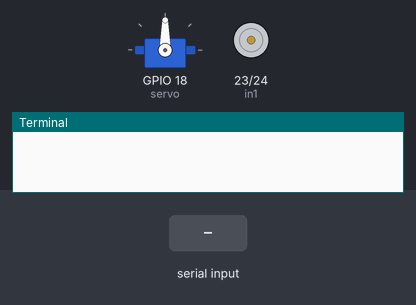
Simulated run of this program. Board: Raspberry Pi (BCM pin numbers). On the bench: servo, motor-driver pin pairs drawn as motors (green arrow = first pin HIGH = forward, orange = second pin HIGH = backward, longer = more drive, scaled by the enable pin), the last lines printed to the terminal. Inputs (shaded band) come from the test bench. Servo angles are drawn from the pulse width (0.5 ms = 0°, 2.5 ms = 180°).

Above: at 1.2 s.
1.3 s: "run" typed at the terminal, then Enter
At 1.9 s:
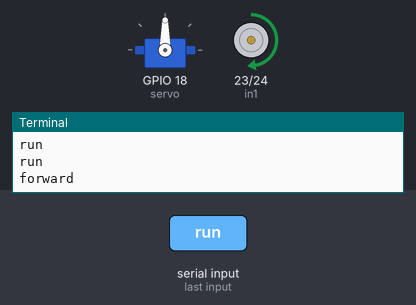
2.8 s: "b" typed at the terminal, then Enter
At 4.0 s:
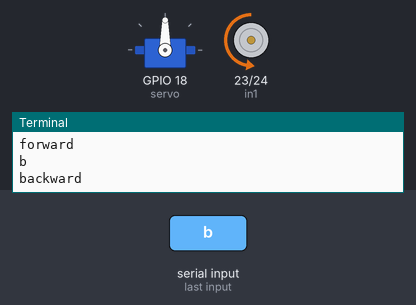
4.3 s: "l" typed at the terminal, then Enter
At 5.3 s:
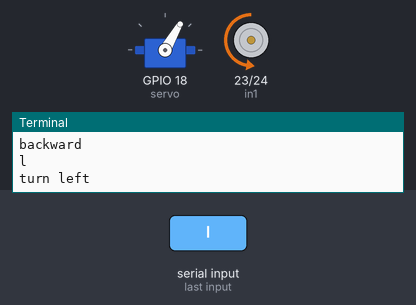
5.8 s: "s" typed at the terminal, then Enter
At 6.5 s:
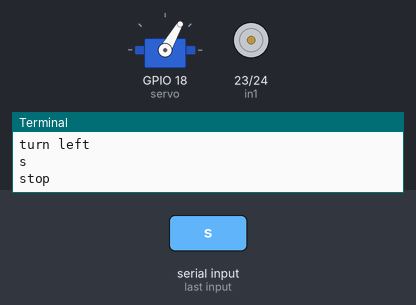
7.3 s: "f" typed at the terminal, then Enter
At 7.6 s:
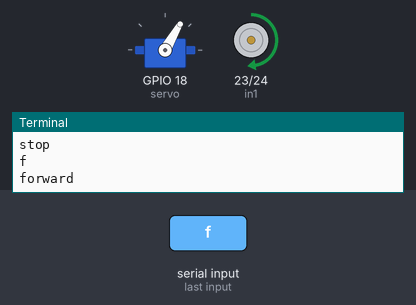
8.8 s: "r" typed at the terminal, then Enter
At 10.0 s:
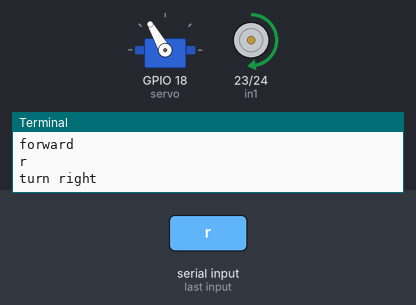
Timing chart, 0 to 11.3 s (numbered marks = the images above; inputs shaded):
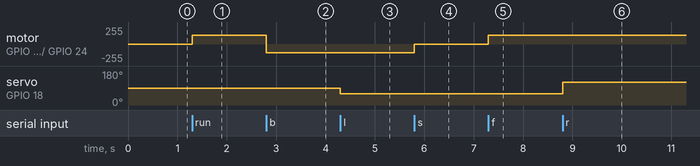

The program:

MN99S_Move.py
```python
import RPi.GPIO as GPIO
from time import sleep
from gpiozero import AngularServo
import subprocess
import threading
import bluetooth

# Pin configuration
in1 = 23
in2 = 24
en = 13  # Speed control pin for motor
myServoPin = 18
SERVO_DELAY_SEC = 0.001

# Set up servo (for steering - bánh trước)
servo = AngularServo(myServoPin, initial_angle=90, min_angle=0, max_angle=180)

temp1 = 1  # 1 = forward, 0 = backward

# Set up motor pins
GPIO.setmode(GPIO.BCM)
GPIO.setup(in1, GPIO.OUT)
GPIO.setup(in2, GPIO.OUT)
GPIO.setup(en, GPIO.OUT)

# Initialize PWM for speed control

p = GPIO.PWM(en, 1000)
p.start(50)  # Default speed 25%

print("\n")
print("The default speed & direction of motor is LOW & Forward.....")
print("r-run s-stop f-forward b-backward l-left r-right low-medium-high e-exit")
print("\n")

while True:

    x = input()

    if x == 'run':  # run
        print("run")
        if temp1 == 1:
            GPIO.output(in1, GPIO.HIGH)
            GPIO.output(in2, GPIO.LOW)
            print("forward")
        else:
            GPIO.output(in1, GPIO.LOW)
            GPIO.output(in2, GPIO.HIGH)
            print("backward")

    elif x == 's':  # stop
        print("stop")
        GPIO.output(in1, GPIO.LOW)
        GPIO.output(in2, GPIO.LOW)

    elif x == 'f':  # forward
        print("forward")
        GPIO.output(in1, GPIO.HIGH)
        GPIO.output(in2, GPIO.LOW)
        temp1 = 1

    elif x == 'b':  # backward
        print("backward")
        GPIO.output(in1, GPIO.LOW)
        GPIO.output(in2, GPIO.HIGH)
        temp1 = 0

    elif x == 'l':  # left (turn the servo to the left)
        print("turn left")
        servo.angle = 30  # Adjust the servo to turn left (angle can be adjusted based on your setup)
        sleep(SERVO_DELAY_SEC)

    elif x == 'r':  # right (turn the servo to the right)
        print("turn right")
        servo.angle = 150  # Adjust the servo to turn right (angle can be adjusted based on your setup)
        sleep(SERVO_DELAY_SEC)

    elif x == 'low':  # low speed
        print("low speed")
        p.ChangeDutyCycle(10)  # Set PWM duty cycle for low speed

    elif x == 'medium':  # medium speed
        print("medium speed")
        p.ChangeDutyCycle(50)  # Set PWM duty cycle for medium speed

    elif x == 'high':  # high speed
        print("high speed")
        p.ChangeDutyCycle(75)  # Set PWM duty cycle for high speed

    elif x == 'e':  # exit the program and clean up GPIO
        GPIO.cleanup()
        print("GPIO Clean up")
        break

    else:
        print("<<< wrong data >>>")
        print("please enter the defined data to continue.....")

sleep(0.5)
```

Measured:
- after the input at 1.3 s, motor on GPIO 23 (in1) / GPIO 24 (in2): stopped → forward 128/255 at once
- after the input at 2.8 s, motor on GPIO 23 (in1) / GPIO 24 (in2): forward 128/255 → backward 128/255 at once
- after the input at 4.3 s, servo on GPIO 18 (servo): 90° → 60° at once
- after the input at 5.8 s, motor on GPIO 23 (in1) / GPIO 24 (in2): backward 128/255 → stopped at once
- after the input at 7.3 s, motor on GPIO 23 (in1) / GPIO 24 (in2): stopped → forward 128/255 at once
- after the input at 8.8 s, servo on GPIO 18 (servo): 60° → 120° at once
